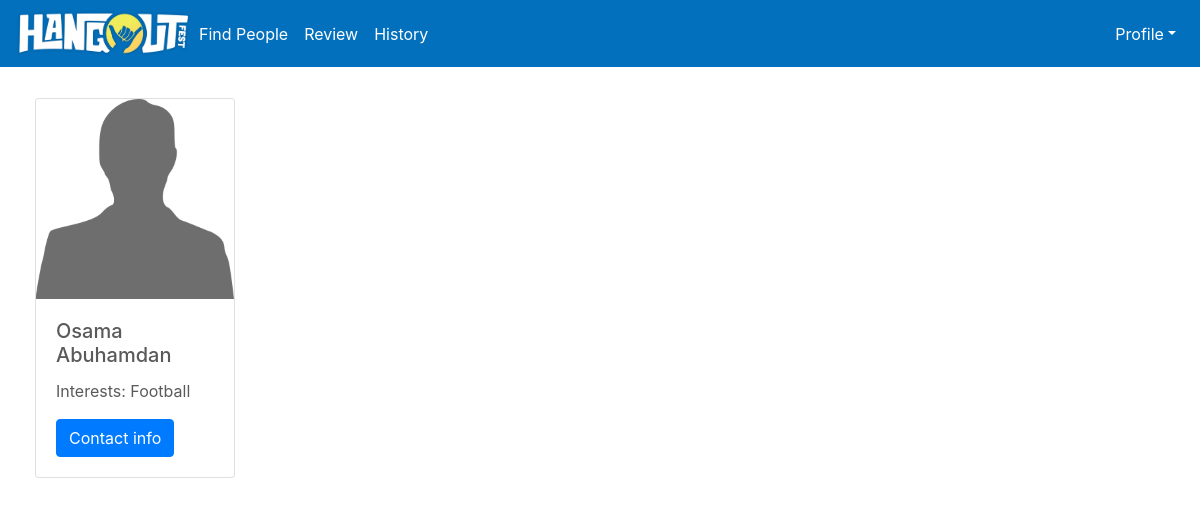
The app's page /findpeople (signed in), older data.
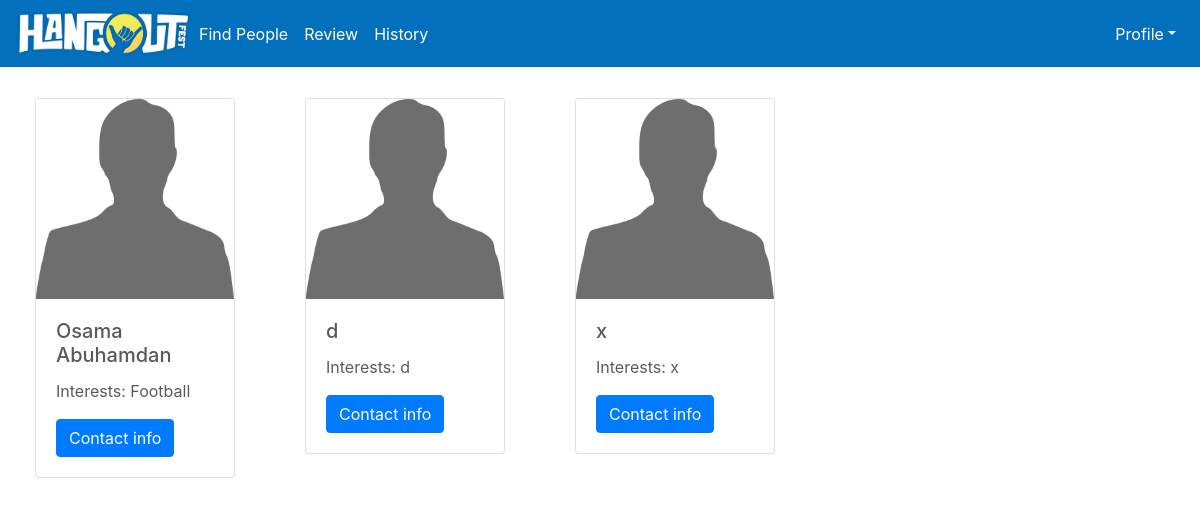
The same page, newer data.
### tables this page shows
CREATE TABLE "hangout_info"
(
	id int not null,
	fullname varchar(1024) not null,
	number integer not null,
	interests varchar(2048) not null,
	rating integer default 0
);

CREATE TABLE "users"
(
	id integer not null
		constraint users_pk
			primary key autoincrement,
	date_of_registration timestamp default CURRENT_TIMESTAMP not null,
	username varchar(255) not null,
	email varchar(255) not null,
	password varchar(255) not null, photoType varchar(255),
	unique (id, username)
);

### app.py (the view)
@app.route('/findpeople')
@login_required
def findpeople():
    users = db.execute(
        "SELECT users.username,email,fullname,number,interests,photoType,hangout_info.rating from users"
        " INNER JOIN hangout_info ON hangout_info.id=users.id").fetchall()
    return render_template('find_people.html', users=users)

### app.py (called while the page is built)
@app.after_request
def after_request(response):
    response.headers['Cache-Control'] = \
        'no-cache, no-store, must-revalidate'
    response.headers['Expires'] = 0
    response.headers['Pragma'] = 'no-cache'
    return response

### helpers.py (called while the page is built)
def login_required(f):
    @wraps(f)
    def decorated_function(*args, **kwargs):
        if session.get("user_name") is None:
            return redirect("/signin")
        return f(*args, **kwargs)
    return decorated_function

### templates/find_people.html (shortened to what this page needs)
{% extends "base.html" %}
{% block content %}
    <main role="main">
        <div class="results container-lg">
            {% for user in users %}
                <div class="card" style="max-width: 200px;max-height: 450px">
                    <img class="card-img-top userphoto" width="250" height="200"
                         src="/static/profile_photos/{{ user[5] }}"
                         alt="{{ user[0] }}"/>
                    <div class="card-body">
                        <h5 class="card-title">{{ user[2] }}</h5>
                        <p class="card-text">Interests: {{ user[4] }}</p>
                        <button type="button" data-target="#{{ user[0] }}-contactInfo" data-toggle="modal"
                                class="btn btn-zenon btn-primary">Contact info
                        </button>
                    </div>
                </div>
            {% endfor %}
        </div>
    </main>
{% endblock %}

### templates/base.html (shortened to what this page needs)
<!DOCTYPE html>
<html lang="en">
<head>
    {% block head %}
        <link href="/static/login.css" rel="stylesheet">
        <link rel="stylesheet" href="https://stackpath.bootstrapcdn.com/bootstrap/4.3.1/css/bootstrap.min.css"
>
        <link href="/static/carousel.css" rel="stylesheet">
        <link rel="stylesheet" href="/static/base.css">
        <link rel="stylesheet" href="/static/stars.css"/>
    {% endblock %}
</head>
<body>
{% block nav %}
    <header>
        <nav class="navbar navbar-expand-md fixed-top">
            <a href="/">
                <img src="/static/hangout-logo-2019.png" height="51" width="175" alt="logo"/>
            </a>
            <div class="collapse navbar-collapse" id="navbarSupportedContent">
                <div id="navbarCollapse" class="collapse navbar-collapse">
                    <ul class="nav navbar-nav" id="navbar-left">
                        <li class="nav-item">
                            <a href="/findpeople" class="nav-link">Find People</a>
                        </li>
                        <li class="nav-item">
                            <a href="/review" class="nav-link">Review</a>
                        </li>
                        <li class="nav-item">
                            <a href="/history" class="nav-link">History</a>
                        </li>
                    </ul>
                    <ul class="nav navbar-nav ml-auto" id="navbar-right">
                        <li class="nav-item dropdown" id="profile">
                            <a href="#" class="nav-link dropdown-toggle" data-toggle="dropdown">Profile</a>
                        </li>
                    </ul>
                </div>
            </div>
        </nav>
    </header>
{% endblock %}
<div id="content">
    {% block content %}
    {% endblock %}
</div>
</body>
</html>

### static/login.css (style rules this page uses)
body { color: #434343; background: #dfe7e9; font-family: 'Varela Round', sans-serif; }
.form-control, .btn { border-radius: 50px; outline: none !important; }
.btn-zenon { color: #fff; background-color: #0270BD; border-color: #0270BD; }
nav { background-color: #0270BD; }

### static/carousel.css (style rules this page uses)
body { padding-top: 3rem; color: #5a5a5a; }

### static/base.css (style rules this page uses)
nav { background-color: #0270BD; }
nav a { color: #ffffff; }

### templates/find_people.html (style rules this page uses)
.card { float: left; margin-left: 35px; margin-right: 35px; margin-bottom: 35px; width: 90%; }
.results { margin-top: 50px; height: 100%; align-items: center; justify-content: center; }

Row changes from the older to the newer data that the page shows:
added hangout_info: photoType (placeholder picture), fullname "d", interests "d"
added hangout_info: photoType (placeholder picture), fullname "x", interests "x"
